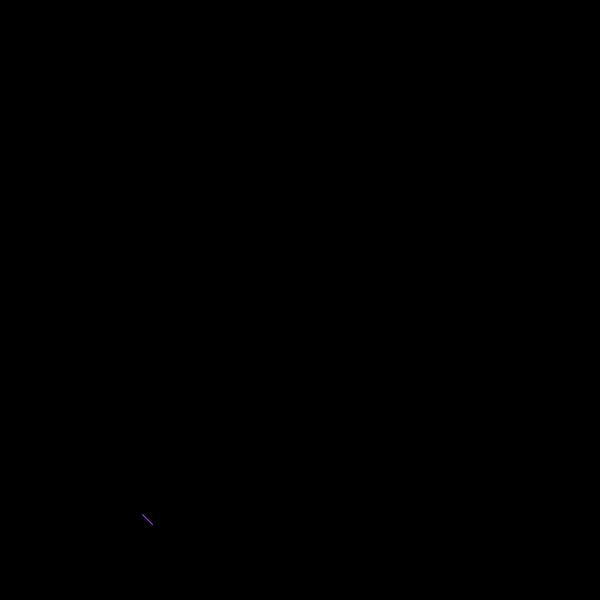
Frame 1 (no input)
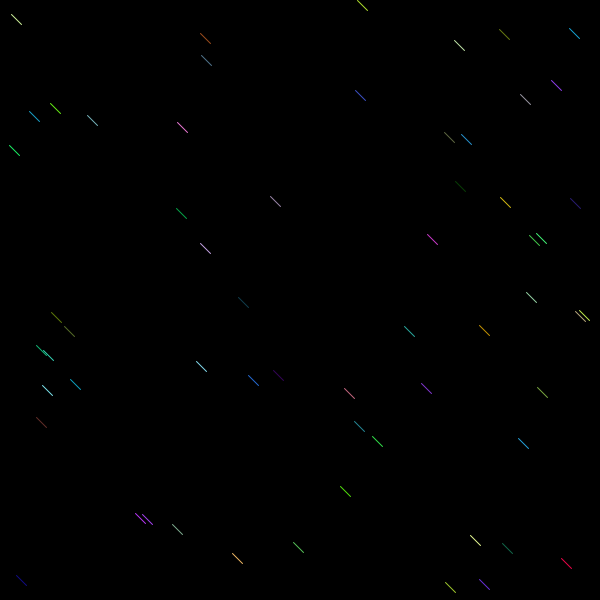
Frame 60 (the mouse pressed at the canvas centre just before this capture)
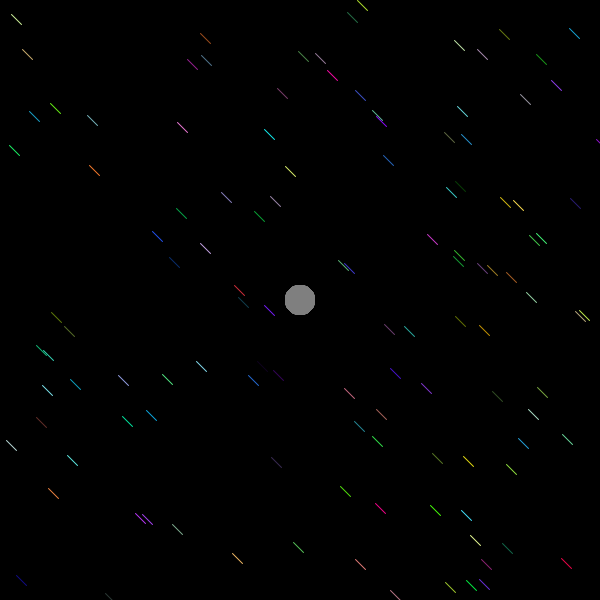
Frame 120 (the mouse held since frame 60 and released just before this capture)

The Processing sketch that drew these frames (run headless with seeded random() and noise(); from frame 60 on, the mouse is pressed at the canvas centre):

// Processing sketch: weng_trial_2014_09_15
// ── weng_trial_2014_09_15.pde
float x1;
float y1;
float x2;
float y2;

void setup() {
  size(600,600);
  background(map(mouseX,0,width,0,255),map(mouseX,0,width,0,255),map(mouseY,0,height,0,255));
 
}

void draw() {
  
  noStroke();
  fill(map(height-mouseY,0,height,0,255),map(width-mouseX,0,width,0,255),map(width-mouseX,0,width,0,255));
  ellipse(mouseX,mouseY,mouseX/10,mouseY/10);
  fill(map(width-mouseY,0,height,0,255),map(width-mouseY,0,height,0,255),map(width-mouseX,0,width,0,255));
  stroke(random(255),random(255),random(255));
   x1 = random(width);
  x2 = x1 + 10;
  y1 = random(height);
  y2 = y1 + 10;
  line(x1,y1,x2,y2);
}
